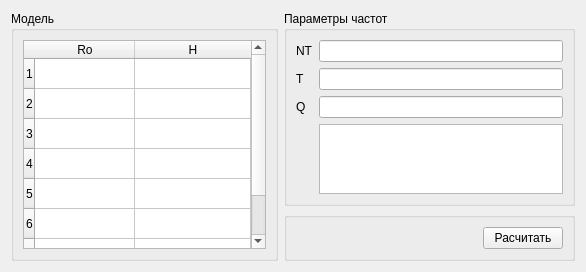
<?xml version="1.0" encoding="UTF-8"?>
<ui version="4.0">
 <class>Form</class>
 <widget class="QWidget" name="Form">
  <property name="geometry">
   <rect>
    <x>0</x>
    <y>0</y>
    <width>586</width>
    <height>264</height>
   </rect>
  </property>
  <property name="windowTitle">
   <string>Form</string>
  </property>
  <layout class="QGridLayout" name="gridLayout_4">
   <item row="0" column="0">
    <widget class="QGroupBox" name="groupBox">
     <property name="title">
      <string>Модель</string>
     </property>
     <layout class="QGridLayout" name="gridLayout">
      <item row="0" column="1">
       <widget class="QTableWidget" name="modelTableWidget">
        <property name="alternatingRowColors">
         <bool>false</bool>
        </property>
        <property name="verticalScrollMode">
         <enum>QAbstractItemView::ScrollPerPixel</enum>
        </property>
        <property name="horizontalScrollMode">
         <enum>QAbstractItemView::ScrollPerPixel</enum>
        </property>
        <property name="rowCount">
         <number>8</number>
        </property>
        <attribute name="horizontalHeaderCascadingSectionResizes">
         <bool>false</bool>
        </attribute>
        <attribute name="horizontalHeaderHighlightSections">
         <bool>true</bool>
        </attribute>
        <attribute name="horizontalHeaderStretchLastSection">
         <bool>true</bool>
        </attribute>
        <row/>
        <row/>
        <row/>
        <row/>
        <row/>
        <row/>
        <row/>
        <row/>
        <column>
         <property name="text">
          <string>Ro</string>
         </property>
        </column>
        <column>
         <property name="text">
          <string>H</string>
         </property>
        </column>
       </widget>
      </item>
     </layout>
    </widget>
   </item>
   <item row="0" column="1">
    <layout class="QVBoxLayout" name="verticalLayout">
     <item>
      <widget class="QGroupBox" name="groupBox_2">
       <property name="title">
        <string>Параметры частот</string>
       </property>
       <layout class="QGridLayout" name="gridLayout_2">
        <item row="0" column="0">
         <widget class="QLabel" name="NT_label">
          <property name="text">
           <string>NT</string>
          </property>
         </widget>
        </item>
        <item row="1" column="0">
         <widget class="QLabel" name="T_label">
          <property name="text">
           <string>T</string>
          </property>
         </widget>
        </item>
        <item row="1" column="1">
         <widget class="QLineEdit" name="T_lineEdit"/>
        </item>
        <item row="0" column="1">
         <widget class="QLineEdit" name="NT_lineEdit"/>
        </item>
        <item row="2" column="0">
         <widget class="QLabel" name="Q_label">
          <property name="text">
           <string>Q</string>
          </property>
         </widget>
        </item>
        <item row="2" column="1">
         <widget class="QLineEdit" name="Q_lineEdit"/>
        </item>
        <item row="3" column="1">
         <widget class="QPlainTextEdit" name="freq_edit"/>
        </item>
       </layout>
      </widget>
     </item>
     <item>
      <widget class="QGroupBox" name="groupBox_3">
       <property name="title">
        <string/>
       </property>
       <layout class="QGridLayout" name="gridLayout_3">
        <item row="0" column="2">
         <widget class="QPushButton" name="updateModelButton">
          <property name="text">
           <string>Расчитать</string>
          </property>
         </widget>
        </item>
        <item row="0" column="1">
         <spacer name="horizontalSpacer">
          <property name="orientation">
           <enum>Qt::Horizontal</enum>
          </property>
          <property name="sizeHint" stdset="0">
           <size>
            <width>40</width>
            <height>20</height>
           </size>
          </property>
         </spacer>
        </item>
       </layout>
      </widget>
     </item>
    </layout>
   </item>
  </layout>
 </widget>
 <resources/>
 <connections/>
</ui>
